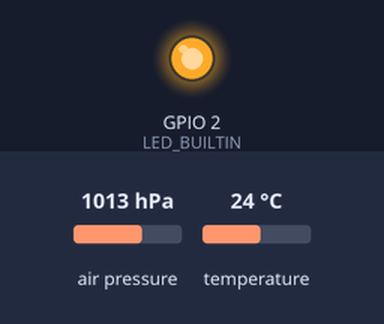
Simulated run of this sketch. Board: ESP8266 (Wemos D1 mini). Shown: output pins drawn as LEDs (lit = HIGH, except the on-board LED, lit = LOW). The test bench sets the inputs (shaded band); at power-on: air pressure 1013 hPa, temperature 24 °C. WiFi joins after 1.5 s; servers stay silent unless stated; uploads are accepted with an empty reply; what the sketch prints to the serial monitor is not drawn. At 4.7 s the program puts the board to deep sleep or switches it off; the recording ends there.

Above: at 0.1 s.
At 2.8 s:
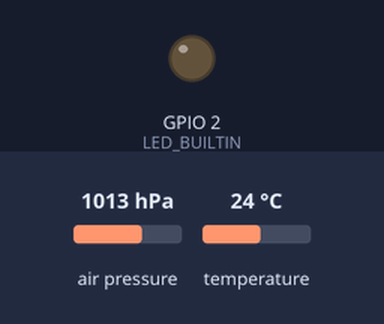
Timing chart, 0 to 4.3 s (numbered marks = the images above):
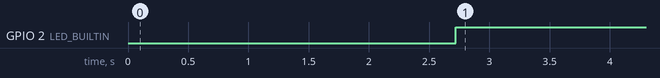

The sketch:

WeMosD1_BMP280_deepsleep.ino
```cpp
#include <ESP8266WiFi.h>
#include <ESP8266HTTPClient.h>
#include <WiFiClient.h>

#include <Wire.h>
#include <SPI.h>
#include <Adafruit_BMP280.h>

#define BMP_SCK  (13)
#define BMP_MISO (12)
#define BMP_MOSI (11)
#define BMP_CS   (10)

ADC_MODE(ADC_VCC);
float v;

const char* ssid = "tono.io";
//const char* ssid = "SookYenFarm";
const char* password = "0863741677";

const char* serverName = "http://tonofarm.herokuapp.com/esp-post-data.php";

String apiKeyValue = "tonofarm.io";
//uint64_t chipid = ESP.getFlashChipId();
//String sensorName = chipid;
String sensorLocation = "12.7581423,102.1468503";

#define SEALEVELPRESSURE_HPA (1013.25)
Adafruit_BMP280 bmp;  // I2C
//Adafruit_BME280 bme(BME_CS);  // hardware SPI
//Adafruit_BME280 bme(BME_CS, BME_MOSI, BME_MISO, BME_SCK);  // software SPI

int value = 0;
void connect() {
   // We start by connecting to a WiFi network
  Serial.println();
  Serial.println();
  Serial.print("Connecting to ");
  Serial.println(ssid);
  WiFi.begin(ssid, password);
  while (WiFi.status() != WL_CONNECTED) {
    delay(500);
    Serial.print(".");
  }
  Serial.println("");
  Serial.println("WiFi connected");
  Serial.println("IP address: ");
  Serial.println(WiFi.localIP());

  // VCC
  v = ESP.getVcc() / 1000.0;
  Serial.print("VCC: ");
  Serial.println(v);

  // (you can also pass in a Wire library object like &Wire2)
  bool status = bmp.begin(0x76);
  if (!status) {
    Serial.println("Could not find a valid BMEP280 sensor, check wiring or change I2C address!");
    while (1);
  }

  // Use WiFiClient class to create TCP connections

  if(WiFi.status()== WL_CONNECTED){
      HTTPClient http;

      // Your Domain name with URL path or IP address with path
      http.begin(serverName);

      // Specify content-type header
      http.addHeader("Content-Type", "application/x-www-form-urlencoded");

      // Prepare your HTTP POST request data
      //String httpRequestData = "api_key=" + apiKeyValue + "&sensor=" + ESP.getFlashChipId()
      //                      + "&location=" + sensorLocation + "&value1=" + String(bmp.readTemperature())
      //                      + "&value2=" + String(bmp.readHumidity()) + "&value3=" + String(bmp.readPressure()/100.0F) + "&value4=" + v + "";
      String httpRequestData = "api_key=" + apiKeyValue + "&sensor=" + ESP.getFlashChipId()
                            + "&location=" + sensorLocation + "&value1=" + String(bmp.readTemperature())
                            + "&value2=" + 0 + "&value3=" + String(bmp.readPressure()/100.0F) + "&value4=" + v + "";

      Serial.print("httpRequestData: ");
      Serial.println(httpRequestData);

      // You can comment the httpRequestData variable above
      // then, use the httpRequestData variable below (for testing purposes without the BME280 sensor)
      //String httpRequestData = "api_key=tPmAT5Ab3j7F9&sensor=BME280&location=Office&value1=24.75&value2=49.54&value3=1005.14";

      // Send HTTP POST request
      int httpResponseCode = http.POST(httpRequestData);

      // Show Connect Status
      digitalWrite(LED_BUILTIN, LOW);   // turn the LED on (HIGH is the voltage level)
      delay(1000);

      // If you need an HTTP request with a content type: text/plain
      //http.addHeader("Content-Type", "text/plain");
      //int httpResponseCode = http.POST("Hello, World!");

      // If you need an HTTP request with a content type: application/json, use the following:
      //http.addHeader("Content-Type", "application/json");
      //int httpResponseCode = http.POST("{\"value1\":\"19\",\"value2\":\"67\",\"value3\":\"78\"}");

      if (httpResponseCode>0) {
        Serial.print("HTTP Response code: ");
        Serial.println(httpResponseCode);
      }
      else {
        Serial.print("Error code: ");
        Serial.println(httpResponseCode);
      }
      // Free resources
      http.end();
      digitalWrite(LED_BUILTIN, HIGH);
      delay(1000);
   }
   else {
    Serial.println("WiFi Disconnected");
   }
}
void setup() {
  Serial.begin(115200);
  pinMode(LED_BUILTIN, OUTPUT);
  Serial.setTimeout(2000);
  // Wait for serial to initialize.
  while (!Serial) { }

  Serial.println("Device Started");
  Serial.println("-------------------------------------");
  Serial.println("Running Deep Sleep Firmware!");
  Serial.println("-------------------------------------");

  connect();

  delay(1000);

  Serial.println("Sleeping 598 seconds ..");
  // Deep Sleep 600 seconds
  ESP.deepSleep(598e6); // 60e6 is 60 microsecondsESP.
}

void loop() {
}
```

Measured:
- by itself, GPIO 2 (LED_BUILTIN): LOW → HIGH at 2.7 s
